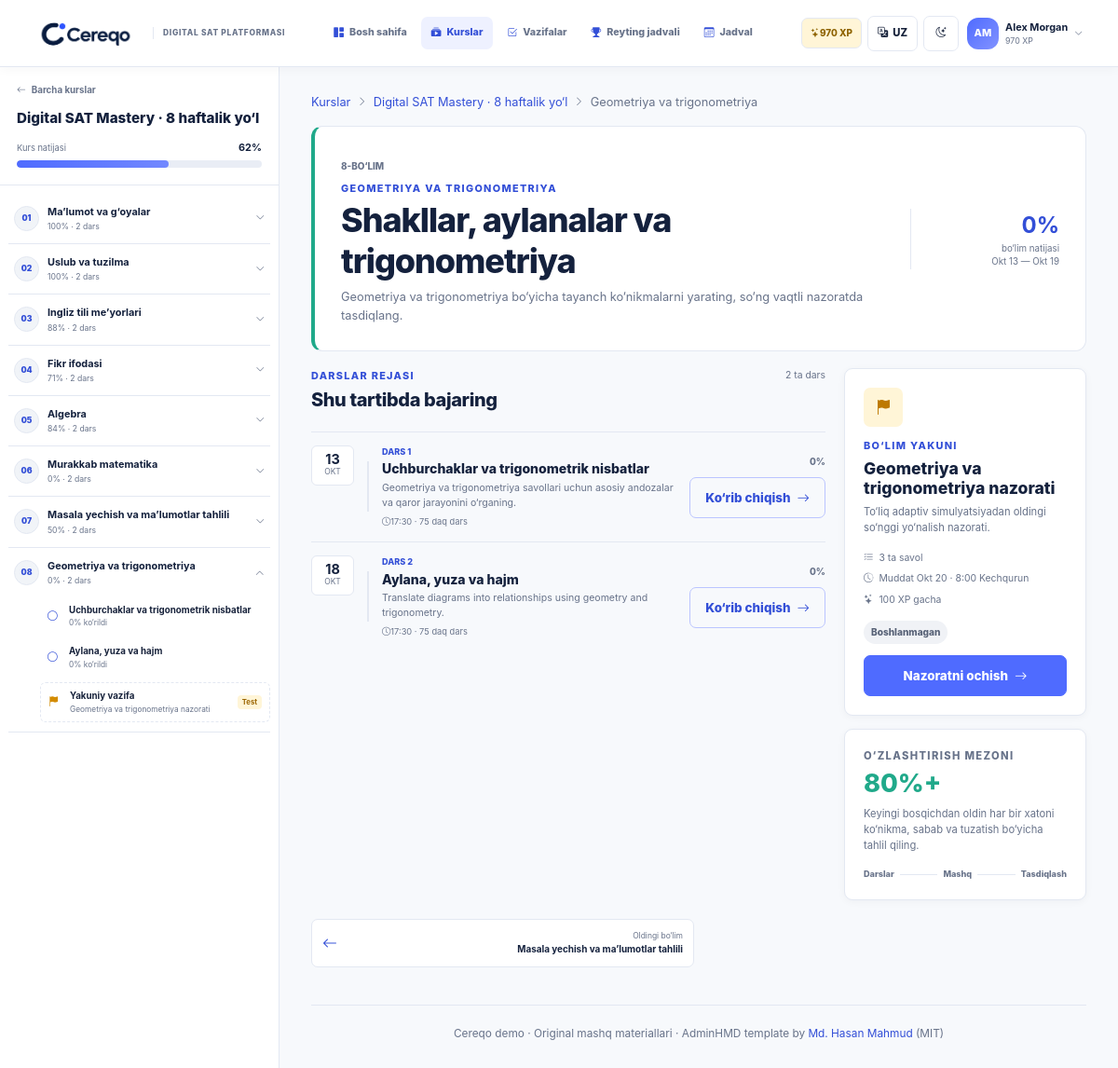
Screenshot of /learn/sections/8/ with the database file from the repository.
### learning/models.py (models this page shows, shortened)
class Student(models.Model):
    name = models.CharField(max_length=100, unique=True)
    initials = models.CharField(max_length=3)
    points = models.PositiveIntegerField(default=0)
    streak = models.PositiveIntegerField(default=0)
    badge = models.CharField(max_length=80, blank=True)
    is_demo = models.BooleanField(default=False)
    class Meta:
        ordering = ["-points", "name"]

class Course(models.Model):
    title = models.CharField(max_length=160)
    code = models.SlugField(max_length=60, unique=True)
    description = models.TextField()
    start_date = models.DateField()
    end_date = models.DateField()
    target_score = models.PositiveSmallIntegerField(default=1400)
    is_active = models.BooleanField(default=True)
    class Meta:
        ordering = ["-is_active", "start_date", "id"]
    @property
    def progress_percent(self):
        lessons = Lesson.objects.filter(section__course=self)
        total = lessons.count()
        return round(sum(lessons.values_list("progress_percent", flat=True)) / total) if total else 0

class CourseSection(models.Model):
    SUBJECT_CHOICES = [("math", "Math"), ("rw", "Reading & Writing")]
    course = models.ForeignKey(Course, on_delete=models.CASCADE, related_name="sections")
    title = models.CharField(max_length=160)
    domain = models.CharField(max_length=120)
    subject = models.CharField(max_length=10, choices=SUBJECT_CHOICES)
    description = models.TextField()
    start_date = models.DateField()
    end_date = models.DateField()
    order = models.PositiveSmallIntegerField(default=1)
    exam_weight_percent = models.PositiveSmallIntegerField(default=25)
    class Meta:
        ordering = ["course", "order", "id"]
        constraints = [
            models.UniqueConstraint(fields=["course", "order"], name="unique_course_section_order")
        ]
    @property
    def progress_percent(self):
        lessons = self.lessons.all()
        total = lessons.count()
        return round(sum(lessons.values_list("progress_percent", flat=True)) / total) if total else 0
    def status_for(self, student):
        today = timezone.localdate()
        if self.start_date <= today <= self.end_date:
            return "current"
        if self.start_date > today:
            return "upcoming"
        checkpoint = getattr(self, "checkpoint", None)
        if checkpoint and checkpoint.status_for(student) == "completed":
            return "completed"
        if self.end_date < today:
            return "needs_attention"
        return "current"

class Lesson(models.Model):
    SUBJECT_CHOICES = [("math", "Math"), ("rw", "Reading & Writing")]
    title = models.CharField(max_length=160)
    section = models.ForeignKey(
        CourseSection, on_delete=models.CASCADE, related_name="lessons", null=True, blank=True
    )
    subject = models.CharField(max_length=10, choices=SUBJECT_CHOICES)
    topic = models.CharField(max_length=120)
    duration_minutes = models.PositiveSmallIntegerField(default=8)
    session_minutes = models.PositiveSmallIntegerField(default=75)
    summary = models.TextField()
    material = models.TextField()
    video_file = models.CharField(max_length=255, default="cereqo/video/demo-lesson-video.mp4")
    progress_percent = models.PositiveSmallIntegerField(
        default=0, validators=[MinValueValidator(0), MaxValueValidator(100)]
    )
    is_today = models.BooleanField(default=False)
    scheduled_date = models.DateField(null=True, blank=True)
    sequence = models.PositiveSmallIntegerField(default=1)
    sort_order = models.PositiveSmallIntegerField(default=0)
    class Meta:
        ordering = ["sort_order", "id"]

class Homework(models.Model):
    lesson = models.OneToOneField(Lesson, on_delete=models.CASCADE, related_name="homework")
    section = models.OneToOneField(
        CourseSection, on_delete=models.CASCADE, related_name="checkpoint", null=True, blank=True
    )
    title = models.CharField(max_length=160)
    description = models.TextField()
    deadline = models.DateTimeField()
    max_points = models.PositiveSmallIntegerField(default=100)
    sort_order = models.PositiveSmallIntegerField(default=0)
    class Meta:
        ordering = ["sort_order", "deadline"]
    def submission_for(self, student):
        return self.submissions.filter(student=student).first()
    def status_for(self, student):
        submission = self.submission_for(student)
        if submission and submission.submitted_at:
            return "completed"
        if submission and submission.answers.exists():
            return "in_progress"
        if self.deadline < timezone.now():
            return "overdue"
        return "not_started"

### learning/views.py (the view)
# urls.py: path("learn/sections/<int:section_id>/", views.section_detail, name="section_detail"),
def section_detail(request, section_id):
    student = _student()
    section = get_object_or_404(
        CourseSection.objects.select_related("course").prefetch_related("lessons", "checkpoint__questions"),
        pk=section_id,
    )
    checkpoint = getattr(section, "checkpoint", None)
    previous_section = section.course.sections.filter(order__lt=section.order).order_by("-order").first()
    next_section = section.course.sections.filter(order__gt=section.order).order_by("order").first()
    return render(
        request,
        "learning/section_detail.html",
        {
            "active_nav": "learn",
            "section": section,
            "lessons": section.lessons.all(),
            "checkpoint": checkpoint,
            "checkpoint_status": checkpoint.status_for(student) if checkpoint else None,
            "section_status": section.status_for(student),
            "previous_section": previous_section,
            "next_section": next_section,
            "course_navigation": _course_navigation(
                section.course, student, active_section_id=section.pk
            ),
        },
    )

### learning/context_processors.py (called while the page is built)
def demo_shell(request):
    student = Student.objects.filter(is_demo=True).first()
    return {"demo_student": student}

### learning/views.py (called while the page is built)
def _student():
    return get_object_or_404(Student, is_demo=True)

def _course_section_cards(course, student):
    sections = course.sections.prefetch_related(
        "lessons", "checkpoint__submissions__answers", "checkpoint__questions"
    )
    cards = []
    for section in sections:
        checkpoint = getattr(section, "checkpoint", None)
        cards.append(
            {
                "section": section,
                "lessons": list(section.lessons.all()),
                "status": section.status_for(student),
                "progress": section.progress_percent,
                "checkpoint": checkpoint,
                "checkpoint_status": checkpoint.status_for(student) if checkpoint else None,
            }
        )
    return cards

def _course_navigation(course, student, active_section_id=None, active_lesson_id=None, active_homework_id=None):
    return {
        "course": course,
        "progress": course.progress_percent,
        "sections": _course_section_cards(course, student),
        "active_section_id": active_section_id,
        "active_lesson_id": active_lesson_id,
        "active_homework_id": active_homework_id,
    }

### templates/learning/section_detail.html (shortened to what this page needs)
{% extends 'base.html' %}{% load i18n %}
{% block content %}
<nav class="breadcrumb-row" aria-label="Breadcrumb"><a href="{% url 'learning:learn' %}">{% translate "Courses" %}</a><i class="bi bi-chevron-right"></i><a href="{% url 'learning:course_detail' section.course.id %}">{% translate section.course.title %}</a><i class="bi bi-chevron-right"></i><span>{% translate section.domain %}</span></nav>
<section class="section-detail-hero subject-panel-{{ section.subject }}">
  <div><span class="section-number"></span><p class="eyebrow">{% translate section.domain %}</p><h1>{% translate section.title %}</h1><p>{% translate section.description %}</p></div>
  <div class="section-detail-meta"><strong>{{ section.progress_percent }}%</strong><span>{% translate "section progress" %}</span><small>{{ section.start_date|date:'M j' }} — {{ section.end_date|date:'M j' }}</small></div>
</section>
<div class="section-detail-grid">
  <section class="section-agenda">
    <div class="section-title-row"><div><p class="eyebrow">{% translate "Lesson plan" %}</p><h2>{% translate "Complete in this order" %}</h2></div><span>{{ lessons|length }} {% translate "classes" %}</span></div>
    {% for lesson in lessons %}
    <article class="agenda-lesson {% if lesson.is_today %}today-lesson{% endif %}">
      <div class="agenda-date"><strong>{{ lesson.scheduled_date|date:'d' }}</strong><span>{{ lesson.scheduled_date|date:'M' }}</span></div>
      <div class="agenda-line"><i></i></div>
      <div class="agenda-copy"><div><span>{% translate "Lesson" %} {{ lesson.sequence }}</span>{% if lesson.is_today %}<b>{% translate "Today" %}</b>{% endif %}</div><h3>{% translate lesson.title %}</h3><p>{% translate lesson.summary %}</p><small><i class="bi bi-clock"></i>{{ lesson.start_time|default:'17:30' }} · {{ lesson.session_minutes }} {% translate "min class" %}</small></div>
      <div class="agenda-action"><span class="lesson-percent">{{ lesson.progress_percent }}%</span><a class="btn btn-outline-primary app-btn" href="{% url 'learning:lesson_detail' lesson.id %}">{% if lesson.progress_percent > 0 %}{% translate "Open lesson" %}{% else %}{% translate "Preview" %}{% endif %}<i class="bi bi-arrow-right"></i></a></div>
    </article>
    {% endfor %}
  </section>
  <aside class="section-side-stack">
    <article class="surface-card checkpoint-card">
      <span class="checkpoint-icon"><i class="bi bi-flag-fill"></i></span><p class="eyebrow">{% translate "End of section" %}</p><h2>{% translate checkpoint.title %}</h2><p>{% translate checkpoint.description %}</p>
      <ul><li><i class="bi bi-list-check"></i></li><li><i class="bi bi-clock-history"></i>{% translate "Due" %} {{ checkpoint.deadline|date:'M j · g:i A' }}</li><li><i class="bi bi-stars"></i></li></ul>
      <span class="status-badge status-{{ checkpoint_status }}">{% if checkpoint_status == 'completed' %}{% translate "Completed" %}{% elif checkpoint_status == 'in_progress' %}{% translate "In progress" %}{% elif checkpoint_status == 'overdue' %}{% translate "Overdue" %}{% else %}{% translate "Not started" %}{% endif %}</span>
      <a class="btn btn-primary app-btn w-100" href="{% url 'learning:homework_detail' checkpoint.id %}">{% translate "Open checkpoint" %}<i class="bi bi-arrow-right"></i></a>
    </article>
    <article class="surface-card section-method"><p class="eyebrow">{% translate "Mastery rule" %}</p><h2>80%+</h2><p>{% translate "Review every error by skill, cause, and correction before moving on." %}</p><div><span>{% translate "Learn" %}</span><i></i><span>{% translate "Practice" %}</span><i></i><span>{% translate "Prove" %}</span></div></article>
  </aside>
</div>
<nav class="section-pagination">{% if previous_section %}<a href="{% url 'learning:section_detail' previous_section.id %}"><i class="bi bi-arrow-left"></i><span><small>{% translate "Previous section" %}</small><strong>{% translate previous_section.domain %}</strong></span></a>{% else %}<span></span>{% endif %}</nav>
{% endblock %}

### templates/base.html (shortened to what this page needs)
{% load static i18n %}
<!doctype html>
<html lang="{{ LANGUAGE_CODE }}">
<head>
  <link rel="stylesheet" href="{% static 'vendor/bootstrap/css/bootstrap.min.css' %}">
  <link rel="stylesheet" href="{% static 'vendor/bootstrap-icons/css/bootstrap-icons.css' %}">
  <link rel="stylesheet" href="{% static 'cereqo/css/cereqo.css' %}">
</head>
<body>
  <div class="app-shell topnav-shell">
    <header class="desktop-topbar main-navbar">
      <a class="topnav-brand" href="{% url 'learning:dashboard' %}"><img src="{% static 'cereqo/img/cereqo-logo.png' %}" alt="Cereqo"><span>{% translate "Digital SAT platform" %}</span></a>
      <nav class="desktop-main-nav" aria-label="Main navigation">{% include 'learning/_nav_links.html' %}</nav>
      <div class="topnav-actions">{% if demo_student %}<span class="topnav-xp"><i class="bi bi-stars"></i>{{ demo_student.points }} XP</span>{% endif %}{% include 'learning/_toolbar_controls.html' %}{% include 'learning/_profile_menu.html' %}</div>
    </header>
    {% if course_navigation %}<aside class="course-sidebar">{% include 'learning/_course_sidebar.html' %}</aside>{% endif %}
    <div class="app-main {% if course_navigation %}has-course-sidebar{% endif %}">
      <main id="main-content" class="page-content" tabindex="-1">
        {% block content %}{% endblock %}
        <footer class="page-footer">{% translate "Cereqo demo" %} · {% translate "Original practice content" %} · AdminHMD template by <a href="https://github.com/HasanMahmudDev" target="_blank" rel="noreferrer">Md. Hasan Mahmud</a> (MIT)</footer>
      </main>
    </div>
  </div>
</body>
</html>

### templates/learning/_profile_menu.html (shortened to what this page needs)
{% load i18n %}
{% if demo_student %}<div class="dropdown profile-menu">
  <button class="profile-trigger" type="button" data-bs-toggle="dropdown" aria-expanded="false" aria-label="{% translate 'Open profile menu' %}"><span class="avatar avatar-sm">{{ demo_student.initials }}</span><span class="profile-trigger-copy"><strong>{{ demo_student.name }}</strong><small>{{ demo_student.points }} XP</small></span><i class="bi bi-chevron-down"></i></button>
</div>{% endif %}

### templates/learning/_course_sidebar.html
{% load i18n %}
<div class="course-outline-head">
  <a href="{% url 'learning:learn' %}"><i class="bi bi-arrow-left"></i>{% translate "All courses" %}</a>
  <h2>{% translate course_navigation.course.title %}</h2>
  <div><span>{% translate "Course progress" %}</span><strong>{{ course_navigation.progress }}%</strong></div>
  <div class="progress app-progress"><div class="progress-bar" style="width:{{ course_navigation.progress }}%"></div></div>
</div>
<nav class="course-outline-nav" aria-label="{% translate 'Course outline' %}">
  {% for card in course_navigation.sections %}
  <details {% if course_navigation.active_section_id == card.section.id or card.status == 'current' %}open{% endif %}>
    <summary>
      <span class="outline-number">{{ card.section.order|stringformat:'02d' }}</span>
      <span><strong>{% translate card.section.domain %}</strong><small>{{ card.progress }}% · {{ card.lessons|length }} {% translate "lessons" %}</small></span>
      <i class="bi bi-chevron-down"></i>
    </summary>
    <div class="outline-items">
      {% for lesson in card.lessons %}<a class="{% if course_navigation.active_lesson_id == lesson.id %}active{% endif %}" href="{% url 'learning:lesson_detail' lesson.id %}"><i class="bi {% if lesson.progress_percent == 100 %}bi-check-circle-fill{% elif lesson.progress_percent > 0 %}bi-play-circle-fill{% else %}bi-circle{% endif %}"></i><span><strong>{% translate lesson.title %}</strong><small>{{ lesson.progress_percent }}% {% translate "viewed" %}</small></span></a>{% endfor %}
      {% if card.checkpoint %}<a class="outline-test {% if course_navigation.active_homework_id == card.checkpoint.id %}active{% endif %}" href="{% url 'learning:homework_detail' card.checkpoint.id %}"><i class="bi bi-flag-fill"></i><span><strong>{% translate "Final task" %}</strong><small>{% translate card.checkpoint.title %}</small></span><b class="status-{{ card.checkpoint_status }}">{% if card.checkpoint_status == 'completed' %}<i class="bi bi-check"></i>{% else %}{% translate "Test" %}{% endif %}</b></a>{% endif %}
    </div>
  </details>
  {% endfor %}
</nav>

### rows the page displays
Student: points "970", initials "AM", name "Alex Morgan"
CourseSection: section.order "01", progress "100", lessons|length "2"
CourseSection: section.order "02", progress "100", lessons|length "2"
CourseSection: section.order "03", progress "88", lessons|length "2"
CourseSection: section.order "04", progress "71", lessons|length "2"
CourseSection: section.order "05", progress "84", lessons|length "2"
CourseSection: section.order "06", progress "0", lessons|length "2"
CourseSection: section.order "07", progress "50", lessons|length "2"
CourseSection: section.order "08", progress "0", lessons|length "2", progress_percent "0", start_date "Okt 13", end_date "Okt 19"
Lesson: progress_percent "0", scheduled_date "13", scheduled_date "OKT", sequence "1", start_time "17:30", session_minutes "75"
Lesson: progress_percent "0", scheduled_date "18", scheduled_date "OKT", sequence "2", start_time "17:30", session_minutes "75"
Homework: deadline "Okt 20 · 8:00 Kechqurun"

### other values shown
{{ LANGUAGE_CODE|upper }} "UZ"
{{ course_navigation.progress }} "62"
{{ lessons|length }} "2"
